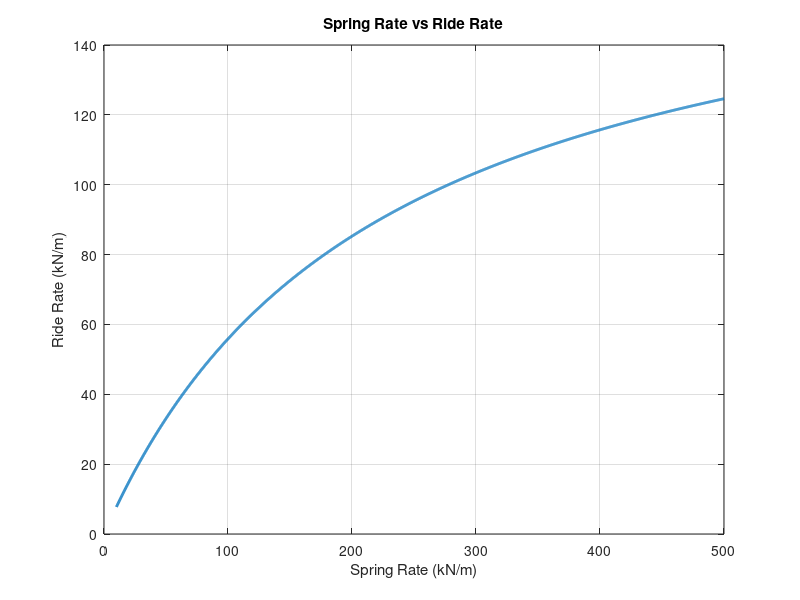

MATLAB code for this plot: (Note: this script raises an error after producing the figure.)
%% ride rate
clear; clc; close all;

%% Parameters

MR = 0.9;                 % motion ratio
Kt = 180000;              % tire stiffness (N/m)

%% Spring stiffness range

Ks = linspace(10000,500000,2000);   % spring stiffness (N/m)

%% Wheel rate

Kw = Ks .* MR.^2;

%% Ride rate (series spring equation)

Kr = (Kw .* Kt) ./ (Kw + Kt);

%% Plot

figure;
plot(Ks/1000,Kr/1000,'LineWidth',2);

grid on;
xlabel('Spring Rate (kN/m)');
ylabel('Ride Rate (kN/m)');
title('Spring Rate vs Ride Rate');

%% Reference line: tire stiffness

hold on;
yline(Kt/1000,'--','Tire Stiffness');

legend('Ride Rate','Tire Stiffness');
